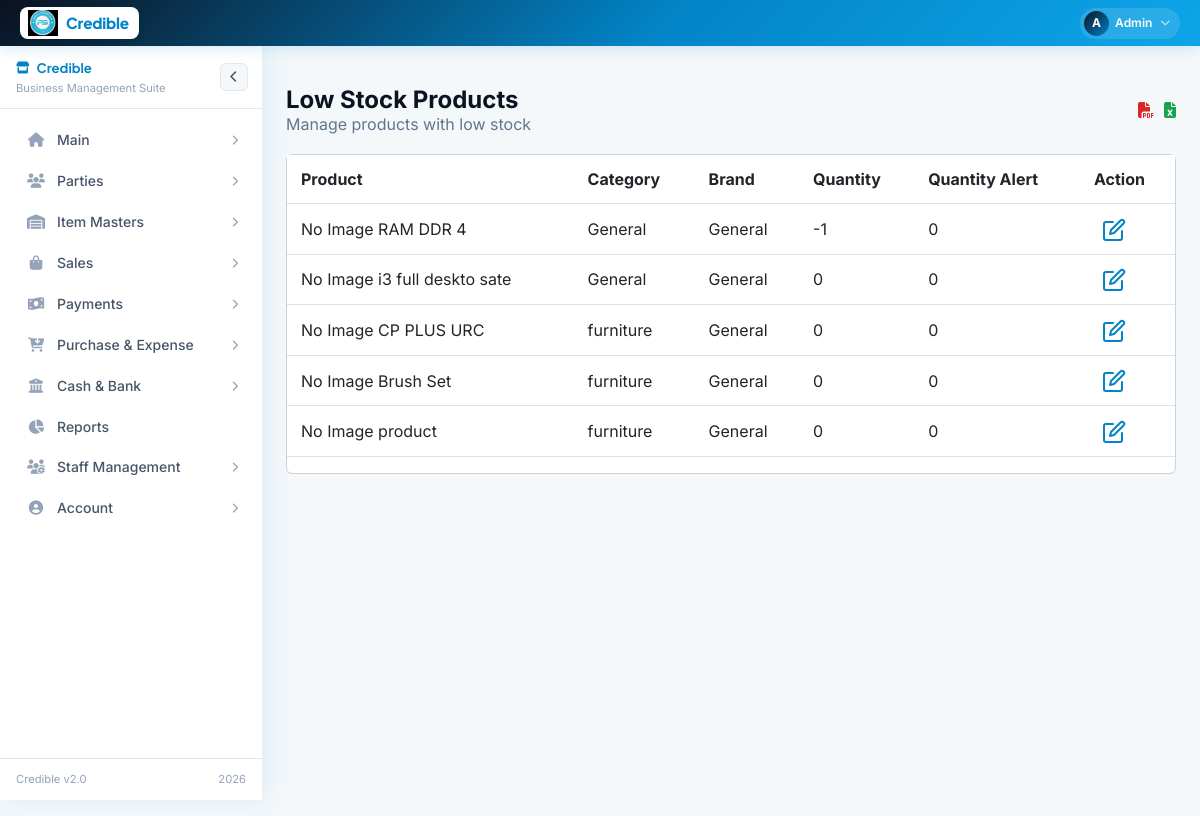
The page /low-stock.php (signed in) on the database its author committed.
### tables this page shows
CREATE TABLE `products` (
  `id` int(11) NOT NULL AUTO_INCREMENT,
  `product_name` varchar(255) NOT NULL,
  `category_id` int(11) DEFAULT NULL,
  `sub_category_id` int(11) DEFAULT NULL,
  `brand_id` int(11) DEFAULT NULL,
  `unit_id` int(11) DEFAULT NULL,
  `sku` varchar(50) DEFAULT NULL,
  `item_barcode` varchar(100) DEFAULT NULL,
  `description` text DEFAULT NULL,
  `price_per_piece` decimal(10,2) DEFAULT NULL,
  `tax_rate` int(5) DEFAULT 0,
  `total_price_without_gst` decimal(12,2) DEFAULT NULL,
  `total_price_with_gst` decimal(12,2) DEFAULT NULL,
  `quantity_alert` int(11) DEFAULT 0,
  `expiring_date` date DEFAULT NULL,
  `image_path` varchar(500) DEFAULT NULL,
  `created_by` int(11) DEFAULT NULL,
  `updated_at` datetime DEFAULT NULL,
  `updated_by` int(11) DEFAULT NULL,
  `product_code` varchar(50) NOT NULL DEFAULT '',
  `product_design_code` varchar(50) NOT NULL DEFAULT '',
  `product_description` text DEFAULT NULL,
  `hsn_code` varchar(50) DEFAULT NULL,
  `unit` enum('Piece','KG','Liter','Gram') DEFAULT NULL,
  `gst_percentage` decimal(5,2) DEFAULT 0.00,
  `quantity` int(255) NOT NULL DEFAULT 0,
  `purchase_price` decimal(10,2) DEFAULT 0.00,
  `sell_price` decimal(10,2) DEFAULT 0.00,
  `created_at` timestamp NULL DEFAULT current_timestamp(),
  `cgst` decimal(5,2) DEFAULT 0.00,
  `sgst` decimal(5,2) DEFAULT 0.00,
  `igst` decimal(5,2) DEFAULT 0.00,
  `tracking_type` enum('normal','serial') DEFAULT 'normal',
  PRIMARY KEY (`id`),
  KEY `fk_product_category` (`category_id`),
  CONSTRAINT `fk_product_category` FOREIGN KEY (`category_id`) REFERENCES `categories` (`id`) ON DELETE SET NULL ON UPDATE CASCADE
);

### low-stock.php (the view, shortened to what this page needs)
<?php
require_once 'config.php';
include('layout.php');
$user_id = (int)$_SESSION['user_id'];
$user_type = $_SESSION['user_type'] ?? 'admin';
try {
    $where = ($user_type === 'staff') ? "WHERE p.created_by = $user_id AND p.quantity <= COALESCE(p.quantity_alert, 5)" : "WHERE p.quantity <= COALESCE(p.quantity_alert, 5)";
    $query = "SELECT p.id, p.product_name, p.image_path, p.quantity, COALESCE(p.quantity_alert, 5) as quantity_alert, COALESCE(c.category_name, 'General') as category_name, COALESCE(b.brand_name, 'General') as brand_name
              FROM products p
              LEFT JOIN categories c ON p.category_id = c.id
              LEFT JOIN brands b ON p.brand_id = b.id
              $where
              ORDER BY p.quantity ASC";
    $result = $conn->query($query);
} catch (Exception $e) {
    error_log("Query Error: " . $e->getMessage());
    $result = null;
}
?>
<div class="gb-page-wrap">
<div class="content <?php echo !$is_restricted ? 'content-full' : ''; ?>">
    <div class="page-header">
        <div class="page-title">
            <h4>Low Stock Products</h4>
            <h6>Manage products with low stock</h6>
        </div>
        <ul class="table-top-head">
            <li>
                <a href="#" class="pdf-icon" data-bs-toggle="tooltip" data-bs-placement="top" aria-label="Pdf" data-bs-original-title="Pdf" onclick="exportToPDF()"><i class="fas fa-file-pdf"></i></a>
            </li>
            <li>
                <a href="#" class="excel-icon" data-bs-toggle="tooltip" data-bs-placement="top" aria-label="Excel" data-bs-original-title="Excel" onclick="exportToExcel()"><i class="fas fa-file-excel"></i></a>
            </li>
        </ul>
    </div>
    <div class="card">
        <div class="card-body p-0">
            <div class="table-responsive">
                <table class="table datatable dataTable no-footer" id="lowStockTable" aria-describedby="lowStockTable_info">
                    <thead class="thead-light">
                        <tr>
                            <th>Product</th>
                            <th>Category</th>
                            <th>Brand</th>
                            <th>Quantity</th>
                            <th>Quantity Alert</th>
                            <th class="no-sort">Action</th>
                        </tr>
                    </thead>
                    <tbody>
                        <?php
                        if ($result && $result->num_rows > 0) {
                            while ($row = $result->fetch_assoc()) {
                                ?>
                                <tr>
                                    <td>
                                        <?php if ($row['image_path']) { ?>
                                            <img src="<?php echo $row['image_path']; ?>" alt="Product Image" style="max-width: 50px; max-height: 50px; margin-right: 10px;">
                                        <?php } else { ?>
                                            <span>No Image</span>
                                        <?php } ?>
                                        <?php echo htmlspecialchars($row['product_name']); ?>
                                    </td>
                                    <td><?php echo htmlspecialchars($row['category_name'] ?: 'None'); ?></td>
                                    <td><?php echo htmlspecialchars($row['brand_name'] ?: 'None'); ?></td>
                                    <td><?php echo htmlspecialchars($row['quantity']); ?></td>
                                    <td><?php echo htmlspecialchars($row['quantity_alert']); ?></td>
                                    <td class="action-table-data">
                                        <a class="me-2 p-2" href="#" data-bs-toggle="modal" data-bs-target="#editModal" onclick='editProduct(<?php echo json_encode($row); ?>)'>
                                        </a>
                                    </td>
                                </tr>
                                <?php
                            }
                        } else {
                            echo "<tr><td colspan='6'>No low stock products found.</td></tr>";
                        }
                        ?>
                    </tbody>
                </table>
            </div>
        </div>
    </div>
</div>

### layout.php (style rules this page uses)
:root { --brand: #0284c7; --brand-dark: #0b1220; --brand-mid: #0ea5e9; --brand-light: #e0f2fe; --brand-xlight: #f0f9ff; --gold: #0369a1; --white: #ffffff; --bg: #f4f8fb; --card: #ffffff; --border: #e2e8f0; --text: #0b1220; --text-mid: #475569; --text-muted: #94a3b8; --success: #16a34a; --danger: #dc2626; --nav-h: 46px; --sb-w: 262px; --sb-w-collapsed: 64px; --radius: 10px; --shadow-nav: 0 2px 16px rgba(2,132,199,.18); --shadow-sb: 4px 0 24px rgba(2,132,199,.10); --transition: 0.28s cubic-bezier(.4,0,.2,1); }
*, *::before, *::after { box-sizing: border-box; margin: 0; padding: 0; }
html { scroll-behavior: smooth; }
body { font-family: 'Inter', sans-serif; background: var(--bg); color: var(--text); overflow-x: hidden; }
.page-wrap, .gb-page-wrap { margin-top: var(--nav-h); margin-left: var(--sb-w); padding: 28px 24px 60px; min-height: calc(100vh - var(--nav-h)); transition: margin-left var(--transition); }

### low-stock.php (style rules this page uses)
.gb-page-wrap { margin-top: 62px; margin-left: 262px; padding: 24px; }
.page-header { margin-right: auto; display: flex; justify-content: space-between; align-items: center; flex-wrap: wrap; gap: 10px; margin-bottom: 20px; }
.page-title h4 { font-weight: 700; margin: 0; }
.page-title h6 { font-weight: 400; color: #64748b; margin: 0; }
.table-top-head { display: flex; gap: 10px; list-style: none; padding: 0; margin: 0; }
.table-top-head a { color: #334155; text-decoration: none; display: flex; align-items: center; }
.table-top-head .pdf-icon { color: #dc2626; }
.table-top-head .excel-icon { color: #16a34a; }
.table-responsive table { width: 100%; border-collapse: collapse; }
.table th, .table td { vertical-align: middle; padding: 12px 14px; }
.action-table-data a { color: #0284c7; margin-right: 5px; }

### rows shown on the page
products: shows "No Image", product_name "RAM DDR 4", category_name "General", brand_name "General", quantity "-1", quantity_alert "0"
products: shows "No Image", product_name "i3 full deskto sate", category_name "General", brand_name "General", quantity "0", quantity_alert "0"
products: shows "No Image", product_name "CP PLUS URC", category_name "furniture", brand_name "General", quantity "0", quantity_alert "0"
products: shows "No Image", product_name "Brush Set", category_name "furniture", brand_name "General", quantity "0", quantity_alert "0"
products: shows "No Image", product_name "product", category_name "furniture", brand_name "General", quantity "0", quantity_alert "0"

### other values the page prints
substr($uname, 0, 1) "A"
explode(' ', $uname)[0] "Admin"
